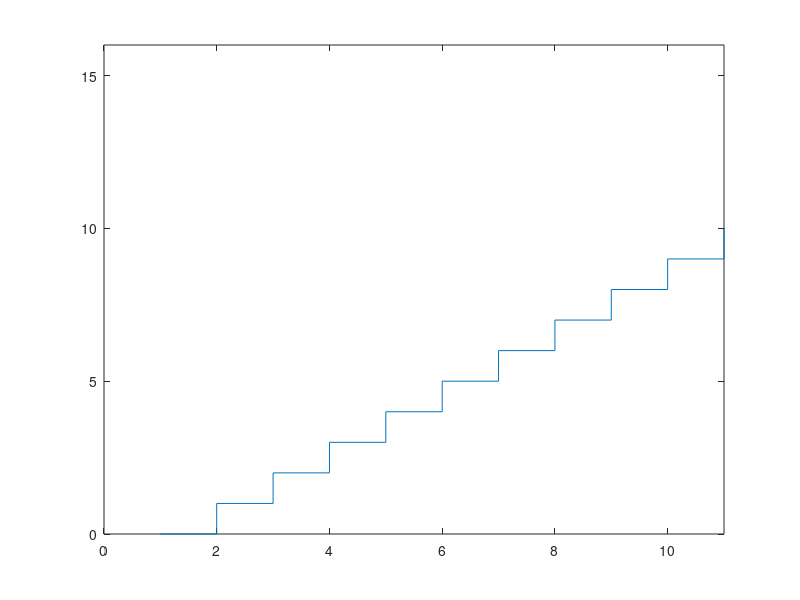
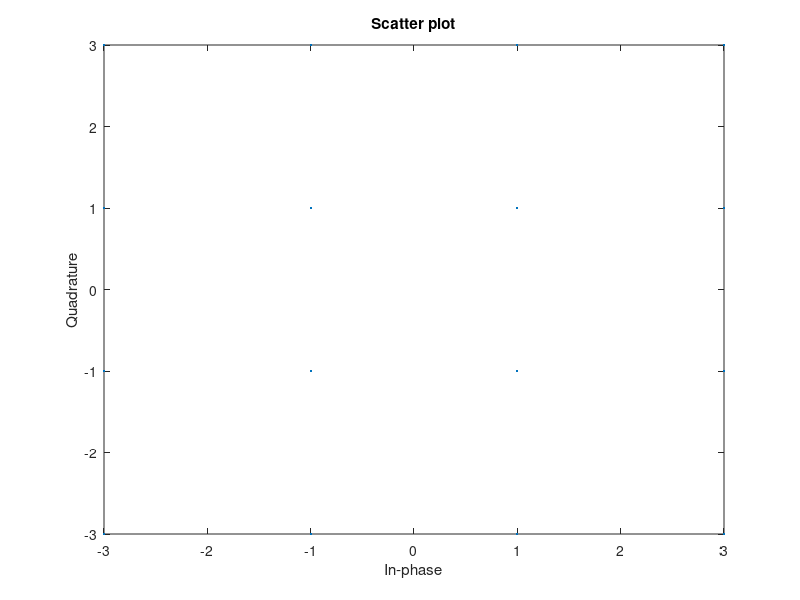
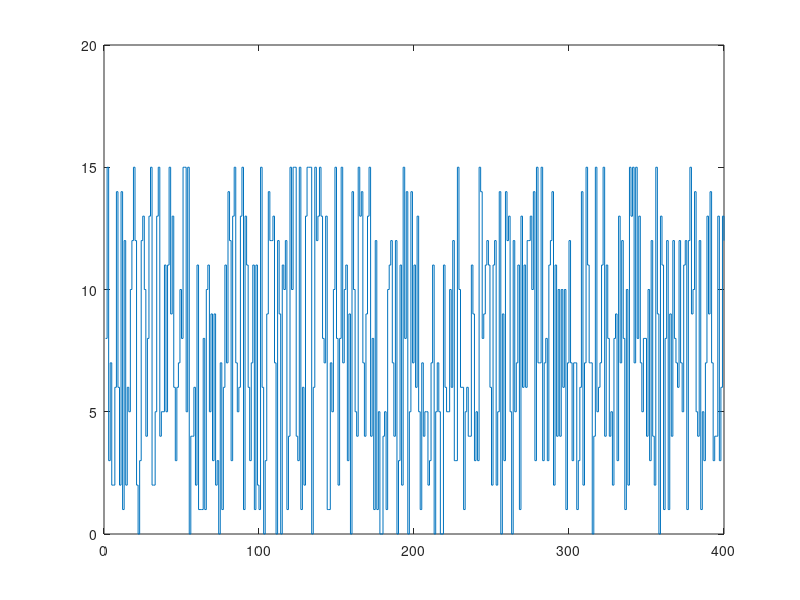

These figures' MATLAB source, in order: (Note: this script raises an error after producing the figures.)
% clc; clear all;
M = 16;
% data = randi([0 15], 1, 4);
data = (0:15)';
[X, Y] = stairs(data);
plot(X, Y)
axis([0 11 0 16])
y = qammod(data, M);
scatterplot(y)
fc = 1000;

k = log2(M);
data = randi([0 15],100*k,1);

figure;
stairs(data)

eyediagram(txSig,2);

txSig = qammod(data,M);

rxSig = awgn(txSig,25);

rxData = qamdemod(rxSig, M);

figure;
stairs(rxData)

scatterplot(rxSig)

eyediagram(rxSig,2);

% cd = comm.ConstellationDiagram('ShowReferenceConstellation',false);
% cd(rxSig)




